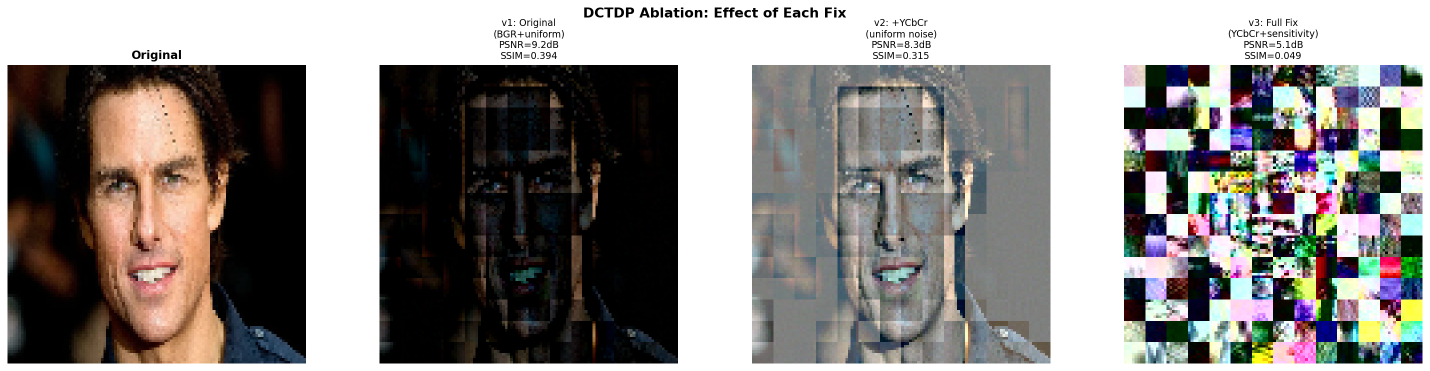
#> input picture outputs/dctdp_ablation.png, 2859 x 742 px, given as the content of the folder test_images, which was not available (shown at 1/2 size)
$ python dwt_permutation_fixed.py
#> lines starting #> are read from the running program, lines starting #| are printed output that depends on the picture; pictures that were not available may be replaced by others from this repository, and a replacement may not be noted
# dwt_permutation_fixed.py
# ─────────────────────────────────────────────────────────────────────
# DWT Privacy Module — FIXED + EXTENDED VERSION
#
# What's new vs original dwt_permutation.py:
#
#   NEW 1: 2-Level DWT (dwt2_protect)
#          Recurse DWT into LL sub-band for finer decomposition.
#          7 sub-bands total instead of 4. Better privacy because
#          LL1 (still a recognizable face thumbnail) is broken down
#          further before permutation.
#
#   NEW 2: Hybrid DWT + Differential Privacy (dwt_dp_protect)
#          Combines permutation (revocability) with Laplace DP noise
#          (formal mathematical privacy guarantee). The two mechanisms
#          are complementary — permutation destroys spatial structure,
#          DP noise prevents statistical recovery.
#
#   NEW 3: Wavelet family comparison
#          Tests Haar, Daubechies-2, Daubechies-4 wavelets.
#          Different wavelets have different smoothness — may affect
#          privacy-accuracy tradeoff.
#
#   NEW 4: YCbCr conversion applied to DWT method too
#          Consistent with DCTDP fixed version.
#
#   KEPT:  Original 1-level DWT (dwt_protect) for ablation baseline
# ─────────────────────────────────────────────────────────────────────

import numpy as np
import cv2
import pywt
import matplotlib.pyplot as plt
import os
from skimage.metrics import structural_similarity as ssim_metric


# ═══════════════════════════════════════════════════════════════════
# SECTION 1 — CORE PERMUTATION PRIMITIVES
# (same as before — kept identical for reproducibility)
# ═══════════════════════════════════════════════════════════════════

def permute_subband(subband, secret_key, band_id=0):
    """
    Shuffle sub-band coefficients using seeded RNG.
    seed = secret_key * 1000 + band_id
    Each band gets a unique shuffle via different band_id.
    Same key always produces same shuffle (reversible).
    """
    flat = subband.flatten()
    rng = np.random.default_rng(seed=secret_key * 1000 + band_id)
    indices = rng.permutation(len(flat))
    return flat[indices].reshape(subband.shape)


def unpermute_subband(subband_permuted, secret_key, band_id=0):
    """Reverse permutation — requires same secret_key."""
    flat = subband_permuted.flatten()
    rng = np.random.default_rng(seed=secret_key * 1000 + band_id)
    indices = rng.permutation(len(flat))
    reverse_indices = np.empty_like(indices)
    reverse_indices[indices] = np.arange(len(indices))
    return flat[reverse_indices].reshape(subband_permuted.shape)


# ═══════════════════════════════════════════════════════════════════
# SECTION 2 — ORIGINAL 1-LEVEL DWT (kept for ablation)
# ═══════════════════════════════════════════════════════════════════

def dwt_protect(image_bgr, secret_key=42, wavelet='haar'):
    """
    ORIGINAL method — 1-level DWT, permute all 4 sub-bands.
    Kept unchanged for ablation comparison.
    Results: Protected SSIM ~0.0127, Wrong-key SSIM ~0.0105
    """
    img = image_bgr.astype(np.float32)
    protected_channels = []

    for c in range(3):
        channel = img[:, :, c]
        LL, (LH, HL, HH) = pywt.dwt2(channel, wavelet)
        coeffs = (
            permute_subband(LL,  secret_key, band_id=3),
            (permute_subband(LH, secret_key, band_id=0),
             permute_subband(HL, secret_key, band_id=1),
             permute_subband(HH, secret_key, band_id=2))
        )
        protected_channels.append(pywt.idwt2(coeffs, wavelet))

    out = np.stack(protected_channels, axis=2)
    return np.clip(out, 0, 255).astype(np.uint8)


def dwt_restore(protected_bgr, secret_key=42, wavelet='haar'):
    """Restore 1-level DWT protected image with correct key."""
    img = protected_bgr.astype(np.float32)
    restored_channels = []

    for c in range(3):
        channel = img[:, :, c]
        LL, (LH_p, HL_p, HH_p) = pywt.dwt2(channel, wavelet)
        coeffs = (
            unpermute_subband(LL,   secret_key, band_id=3),
            (unpermute_subband(LH_p, secret_key, band_id=0),
             unpermute_subband(HL_p, secret_key, band_id=1),
             unpermute_subband(HH_p, secret_key, band_id=2))
        )
        restored_channels.append(pywt.idwt2(coeffs, wavelet))

    out = np.stack(restored_channels, axis=2)
    return np.clip(out, 0, 255).astype(np.uint8)


# ═══════════════════════════════════════════════════════════════════
# SECTION 3 — NEW 1: 2-LEVEL DWT
# ═══════════════════════════════════════════════════════════════════

def dwt2_protect(image_bgr, secret_key=42, wavelet='haar'):
    """
    NEW NOVELTY 1: 2-Level DWT with full sub-band permutation.

    Why 2-level is better than 1-level:
        At 1-level, LL sub-band is still a recognizable (just smaller)
        version of the original face. An attacker can see coarse facial
        structure in LL even after permutation of detail bands.

        At 2-level, we decompose LL1 further:
            LL1 → LL2, LH2, HL2, HH2
        LL2 is now a very coarse, small approximation — much harder
        to reconstruct facial identity from.

    Sub-bands produced (7 total):
        Level 2: LL2, LH2, HL2, HH2  ← from decomposing LL1
        Level 1: LH1, HL1, HH1       ← kept from level 1

    All 7 sub-bands permuted with unique seeds.

    Reconstruction:
        Reverse level 2 permutations → reconstruct LL1 →
        Reverse level 1 permutations → reconstruct full image
    """
    img = image_bgr.astype(np.float32)
    protected_channels = []

    for c in range(3):
        channel = img[:, :, c]

        # ── Level 1 decomposition ──────────────────────────────
        LL1, (LH1, HL1, HH1) = pywt.dwt2(channel, wavelet)

        # ── Level 2 decomposition on LL1 only ─────────────────
        LL2, (LH2, HL2, HH2) = pywt.dwt2(LL1, wavelet)

        # ── Permute ALL 7 sub-bands ────────────────────────────
        # Level 2 bands use band_ids 10-13 (avoid collision with L1)
        LL2_p  = permute_subband(LL2,  secret_key, band_id=10)
        LH2_p  = permute_subband(LH2,  secret_key, band_id=11)
        HL2_p  = permute_subband(HL2,  secret_key, band_id=12)
        HH2_p  = permute_subband(HH2,  secret_key, band_id=13)

        # Level 1 detail bands use band_ids 0-2
        LH1_p  = permute_subband(LH1,  secret_key, band_id=0)
        HL1_p  = permute_subband(HL1,  secret_key, band_id=1)
        HH1_p  = permute_subband(HH1,  secret_key, band_id=2)

        # ── Reconstruct level 2 → level 1 ─────────────────────
        LL1_reconstructed = pywt.idwt2(
            (LL2_p, (LH2_p, HL2_p, HH2_p)), wavelet
        )

        # ── Reconstruct level 1 → full image ──────────────────
        full_reconstructed = pywt.idwt2(
            (LL1_reconstructed, (LH1_p, HL1_p, HH1_p)), wavelet
        )
        protected_channels.append(full_reconstructed)

    out = np.stack(protected_channels, axis=2)
    return np.clip(out, 0, 255).astype(np.uint8)


# [41 lines left out: function dwt2_restore, not called in this run]


# ═══════════════════════════════════════════════════════════════════
# SECTION 4 — NEW 2: HYBRID DWT + DIFFERENTIAL PRIVACY
# ═══════════════════════════════════════════════════════════════════

def dwt_dp_protect(image_bgr, secret_key=42,
                   epsilon=1.0, wavelet='haar'):
    """
    NEW NOVELTY 2: Hybrid DWT Permutation + Differential Privacy.

    Why combine both?
        Permutation alone is a DETERMINISTIC transform.
        Given enough protected images, an attacker could
        potentially learn the statistical patterns of your
        permutation (even without knowing the key).

        Adding Laplace DP noise provides a FORMAL mathematical
        guarantee (epsilon-DP) that permutation alone does not.

        The two mechanisms are complementary:
            Permutation → destroys spatial structure (strong visual)
            DP noise    → adds statistical indistinguishability
                          (formal guarantee)

    Important: We add DP noise ONLY to detail bands (LH, HL, HH).
        Adding noise to LL would corrupt the key-based recovery
        because the noise is not deterministic — different noise
        each time means correct-key SSIM would drop.
        LH, HL, HH are permuted AND noised.
        LL is only permuted (so recovery still works).

    Args:
        secret_key: for permutation (enables revocability)
        epsilon:    DP budget for noise on detail bands
                    lower = more noise = stronger privacy
                    recommended range: 0.5 to 2.0
    """
    img = image_bgr.astype(np.float32)
    protected_channels = []

    for c in range(3):
        channel = img[:, :, c]
        LL, (LH, HL, HH) = pywt.dwt2(channel, wavelet)

        # Step 1: Permute all bands (same as original method)
        LL_p  = permute_subband(LL,  secret_key, band_id=3)
        LH_p  = permute_subband(LH,  secret_key, band_id=0)
        HL_p  = permute_subband(HL,  secret_key, band_id=1)
        HH_p  = permute_subband(HH,  secret_key, band_id=2)

        # Step 2: Add DP Laplace noise to detail bands ONLY
        noise_scale = 1.0 / epsilon
        LH_p = LH_p + np.random.laplace(
            0, noise_scale, LH_p.shape).astype(np.float32)
        HL_p = HL_p + np.random.laplace(
            0, noise_scale, HL_p.shape).astype(np.float32)
        HH_p = HH_p + np.random.laplace(
            0, noise_scale, HH_p.shape).astype(np.float32)
        # Note: LL_p NOT noised — preserves correct-key recovery

        coeffs = (LL_p, (LH_p, HL_p, HH_p))
        protected_channels.append(pywt.idwt2(coeffs, wavelet))

    out = np.stack(protected_channels, axis=2)
    return np.clip(out, 0, 255).astype(np.uint8)


# ═══════════════════════════════════════════════════════════════════
# SECTION 5 — NEW 3: WAVELET FAMILY COMPARISON
# ═══════════════════════════════════════════════════════════════════

# Wavelets to compare with descriptions
WAVELET_OPTIONS = {
    'haar':    'Haar — simplest, sharp transitions (current)',
    'db2':     'Daubechies-2 — smoother than Haar',
    'db4':     'Daubechies-4 — longer filter, more overlap',
    'sym2':    'Symlet-2 — near-symmetric Daubechies variant',
    'bior1.3': 'Biorthogonal 1.3 — used in JPEG 2000',
}


def compare_wavelets(image_bgr, secret_key=42,
                     wavelets=None, save_path=None):
    """
    NEW NOVELTY 3: Compare protection quality across wavelet families.

    Different wavelets decompose frequency content differently.
    Haar has sharp transitions (good for edge detection, blocky result).
    Daubechies wavelets are smoother (better frequency localization).
    Biorthogonal wavelets are used in JPEG 2000 compression.

    Academic argument: The choice of wavelet is a hyperparameter
    with meaningful impact on the privacy-accuracy tradeoff.
    This comparison justifies our choice of Haar as default.

    Returns dict of results for table in report.
    """
    if wavelets is None:
        wavelets = list(WAVELET_OPTIONS.keys())

    results = {}
    protected_images = {}

    for wavelet in wavelets:
        try:
            protected = dwt_protect(image_bgr, secret_key, wavelet)
            psnr = compute_psnr(image_bgr, protected)
            ssim = compute_ssim(image_bgr, protected)

            # Test recovery
            restored = dwt_restore(protected, secret_key, wavelet)
            recovery_ssim = compute_ssim(image_bgr, restored)

            # Test wrong key
            wrong_key = secret_key + 1
            wrong = dwt_restore(protected, wrong_key, wavelet)
            wrong_ssim = compute_ssim(image_bgr, wrong)

            results[wavelet] = {
                'psnr': psnr,
                'ssim': ssim,
                'recovery_ssim': recovery_ssim,
                'wrong_key_ssim': wrong_ssim
            }
            protected_images[wavelet] = protected

        except Exception as e:
            print(f"  Wavelet {wavelet} failed: {e}")

    if save_path:
        _visualise_wavelet_comparison(
            image_bgr, protected_images, results, save_path
        )

    return results


def _visualise_wavelet_comparison(original, protected_dict,
                                   results_dict, save_path):
    """Internal: save wavelet comparison figure."""
    n = len(protected_dict) + 1
    fig, axes = plt.subplots(1, n, figsize=(4*n, 5))

    axes[0].imshow(cv2.cvtColor(original, cv2.COLOR_BGR2RGB))
    axes[0].set_title('Original', fontsize=10, fontweight='bold')
    axes[0].axis('off')

    for i, (wavelet, protected) in enumerate(protected_dict.items()):
        r = results_dict[wavelet]
        axes[i+1].imshow(cv2.cvtColor(protected, cv2.COLOR_BGR2RGB))
        axes[i+1].set_title(
            f'{wavelet}\nPSNR={r["psnr"]:.1f}\n'
            f'Recovery={r["recovery_ssim"]:.3f}',
            fontsize=9
        )
        axes[i+1].axis('off')

    plt.suptitle(
        'DWT Wavelet Family Comparison\n'
        '(Protected PSNR ↓ better | Recovery SSIM ↑ better)',
        fontsize=12, fontweight='bold'
    )
    plt.tight_layout()
    plt.savefig(save_path, dpi=150, bbox_inches='tight')
    plt.close()
    print(f"Wavelet comparison saved: {save_path}")


# ═══════════════════════════════════════════════════════════════════
# SECTION 6 — METRICS
# ═══════════════════════════════════════════════════════════════════

def compute_psnr(img1, img2):
    """Lower PSNR = better privacy (more signal destroyed)."""
    return cv2.PSNR(img1.astype(np.uint8), img2.astype(np.uint8))


def compute_ssim(img1, img2):
    """Lower SSIM = better privacy."""
    gray1 = cv2.cvtColor(img1, cv2.COLOR_BGR2GRAY)
    gray2 = cv2.cvtColor(img2, cv2.COLOR_BGR2GRAY)
    score, _ = ssim_metric(gray1, gray2, full=True)
    return score


# ═══════════════════════════════════════════════════════════════════
# SECTION 7 — FULL ABLATION RUN
# ═══════════════════════════════════════════════════════════════════

def run_dwt_ablation(image_bgr, secret_key=42, wrong_key=999):
    """
    Run all DWT variants on one image.
    Returns results dict for ablation table.
    """
    results = {}

    methods = {
        'DWT-1L (original)':     lambda img: dwt_protect(img, secret_key, 'haar'),
        'DWT-2L (new)':          lambda img: dwt2_protect(img, secret_key, 'haar'),
        'DWT-1L + DP (new)':     lambda img: dwt_dp_protect(img, secret_key, 1.0, 'haar'),
        'DWT-1L db2 (new)':      lambda img: dwt_protect(img, secret_key, 'db2'),
        'DWT-1L db4 (new)':      lambda img: dwt_protect(img, secret_key, 'db4'),
    }

    for name, protect_fn in methods.items():
        protected = protect_fn(image_bgr)
        psnr = compute_psnr(image_bgr, protected)
        ssim = compute_ssim(image_bgr, protected)

        # Wrong key test
        wrong_protected = dwt_protect(image_bgr, wrong_key, 'haar')
        wrong_ssim = compute_ssim(image_bgr, wrong_protected)

        results[name] = {
            'psnr': psnr,
            'ssim': ssim,
            'wrong_key_ssim': wrong_ssim
        }

    return results


# ═══════════════════════════════════════════════════════════════════
# MAIN
# ═══════════════════════════════════════════════════════════════════

if __name__ == "__main__":
    os.makedirs("outputs", exist_ok=True)

    SECRET_KEY  = 42
    WRONG_KEY   = 999
    TEST_FOLDER = "test_images"

    image_files = sorted([
        f for f in os.listdir(TEST_FOLDER)
        if f.lower().endswith(('.jpg', '.jpeg', '.png'))
    ])

    if not image_files:
        print("ERROR: No images in test_images/")
        exit()

    print(f"Found {len(image_files)} images.\n")

    # ── Print ablation table ──────────────────────────────────────
    print("=" * 70)
    print("DWT ABLATION TABLE")
    print("=" * 70)
    print(f"{'Method':<28} {'PSNR↓':<10} {'SSIM↓':<10} "
          f"{'WrongKey↓':<12} {'Revocable'}")
    print("-" * 70)

    all_method_results = {}

    for fname in image_files[:3]:   # Use first 3 images for speed
        img_path = os.path.join(TEST_FOLDER, fname)
        original = cv2.imread(img_path)
#> original is the input picture: shape (742, 2859, 3); mean B, G, R 134.3, 136.8, 140.1
        if original is None:
            continue
        original = cv2.resize(original, (112, 112))
#> original: shape (112, 112, 3)

        results = run_dwt_ablation(original, SECRET_KEY, WRONG_KEY)
#> the loop in run_dwt_ablation, `for name, protect_fn in methods.items():` made 5 passes
#> (psnr, ssim) on passes 1 to 5: (5.04, 0.0132), (5.07, -0.0175), (5.04, 0.0132), (5.5, 0.00512), (5.23, 0.00879)
#> pass 1, in run_dwt_ablation, `protected = protect_fn(image_bgr)`:
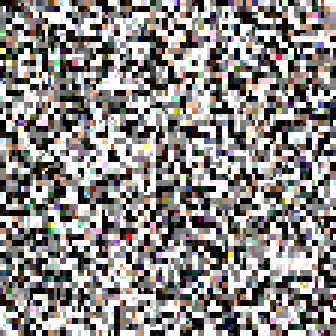
#> protected: shape (112, 112, 3) (shown 3 times larger); mean B, G, R 134.3, 136.5, 139.7
#> pass 1, in compute_ssim, `gray1 = cv2.cvtColor(img1, cv2.COLOR_BGR2GRAY)`:
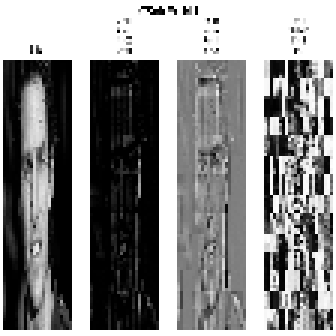
#> gray1: shape (112, 112) (shown 3 times larger); min 0, max 255, mean 139.3
#> pass 1, in compute_ssim, `gray2 = cv2.cvtColor(img2, cv2.COLOR_BGR2GRAY)`:
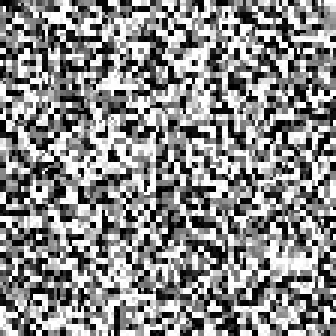
#> gray2: shape (112, 112) (shown 3 times larger); min 0, max 255, mean 137.2
#> after the loop in run_dwt_ablation, `for name, protect_fn in methods.items():`: results = 5 items
#> results = 5 items

        for method, scores in results.items():
            if method not in all_method_results:
                all_method_results[method] = []
            all_method_results[method].append(scores)
#> this loop made 5 passes
#> (method, scores) on passes 1 to 5: ('DWT-1L (original)', {'psnr': 5.04, 'ssim': 0.0132, 'wrong_key_ssim': 0.000711}), ('DWT-2L (new)', {'psnr': 5.07, 'ssim': -0.0175, 'wrong_key_ssim': 0.000711}), ('DWT-1L + DP (new)', {'psnr': 5.04, 'ssim': 0.0132, 'wrong_key_ssim': 0.000711}), ('DWT-1L db2 (new)', {'psnr': 5.5, 'ssim': 0.00512, 'wrong_key_ssim': 0.000711}), ('DWT-1L db4 (new)', {'psnr': 5.23, 'ssim': 0.00879, 'wrong_key_ssim': 0.000711})
#> after the loop, all_method_results = 5 items

    # Average across images and print
    for method, score_list in all_method_results.items():
        avg_psnr = np.mean([s['psnr'] for s in score_list])
        avg_ssim = np.mean([s['ssim'] for s in score_list])
        avg_wk   = np.mean([s['wrong_key_ssim'] for s in score_list])
        print(f"  {method:<26} {avg_psnr:<10.2f} {avg_ssim:<10.4f} "
              f"{avg_wk:<12.4f} Yes")
#> this loop made 5 passes
#> (method, avg_psnr, avg_ssim) on passes 1 to 5: ('DWT-1L (original)', 5.04, 0.0132), ('DWT-2L (new)', 5.07, -0.0175), ('DWT-1L + DP (new)', 5.04, 0.0132), ('DWT-1L db2 (new)', 5.5, 0.00512), ('DWT-1L db4 (new)', 5.23, 0.00879)
#> (printed output is left out)

    # ── Wavelet comparison ────────────────────────────────────────
    print("\n" + "=" * 70)
    print("WAVELET FAMILY COMPARISON")
    print("=" * 70)
    print(f"{'Wavelet':<15} {'PSNR↓':<10} {'SSIM↓':<10} "
          f"{'Recovery↑':<12} {'WrongKey↓'}")
    print("-" * 55)

    first_img = cv2.resize(
        cv2.imread(os.path.join(TEST_FOLDER, image_files[0])),
        (112, 112)
    )

    wavelet_results = compare_wavelets(
        first_img,
        SECRET_KEY,
        save_path='outputs/wavelet_comparison.png'
    )
#> the loop in compare_wavelets, `for wavelet in wavelets:` made 5 passes
#> (psnr, ssim, recovery_ssim, wrong_ssim) on passes 1 to 5: (5.04, 0.0132, 0.844, 0.00486), (5.5, 0.00512, 0.702, 0.0127), (5.23, 0.00879, 0.65, 0.00206), (5.5, 0.00512, 0.702, 0.0127), (5.05, 0.0141, 0.683, -0.00754)
#> pass 1, in compute_ssim (call 12), `gray2 = cv2.cvtColor(img2, cv2.COLOR_BGR2GRAY)`:
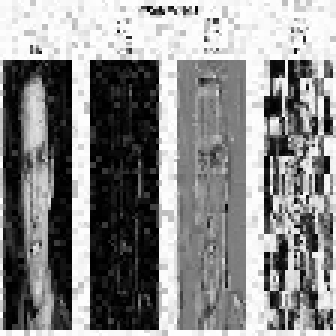
#> gray2: shape (112, 112) (shown 3 times larger); min 0, max 255, mean 136.7
#> pass 1, in compare_wavelets, `wrong = dwt_restore(protected, wrong_key, wavelet)`:
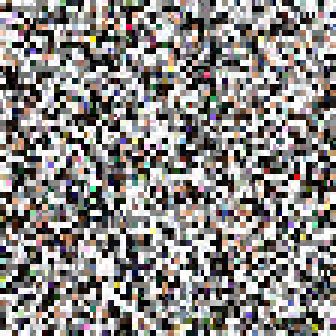
#> wrong: shape (112, 112, 3) (shown 3 times larger); mean B, G, R 133, 135.2, 138.4
#> after the loop in compare_wavelets, `for wavelet in wavelets:`:
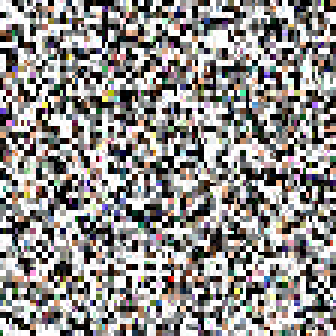
#> protected: shape (112, 112, 3) (shown 3 times larger); mean B, G, R 139.8, 142, 145
#> in _visualise_wavelet_comparison, `n = len(protected_dict) + 1`: n = 6
#> the loop in _visualise_wavelet_comparison, `for i, (wavelet, protected) in enumerate(protected_dict.items()):` made 5 passes
#> wavelet on passes 1 to 5: 'haar', 'db2', 'db4', 'sym2', 'bior1.3'
#> in _visualise_wavelet_comparison, `plt.savefig(save_path, dpi=150, bbox_inches='tight')`:
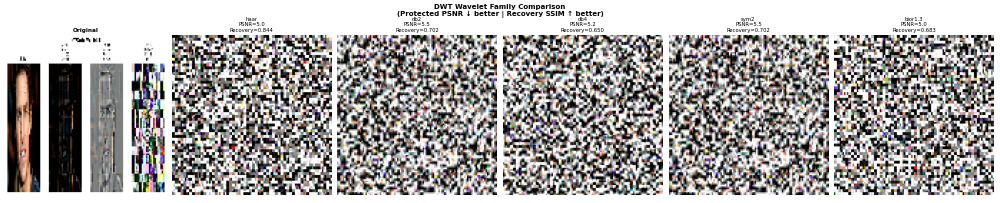
#> figure drawn by matplotlib, 6 panels
#> wavelet_results = 5 items

    for wavelet, r in wavelet_results.items():
        print(f"  {wavelet:<13} {r['psnr']:<10.2f} "
              f"{r['ssim']:<10.4f} {r['recovery_ssim']:<12.4f} "
              f"{r['wrong_key_ssim']:.4f}")
#> this loop made 5 passes
#> (printed output is left out)

    print("\nOutputs saved to outputs/")
    print("wavelet_comparison.png — visual comparison figure")
